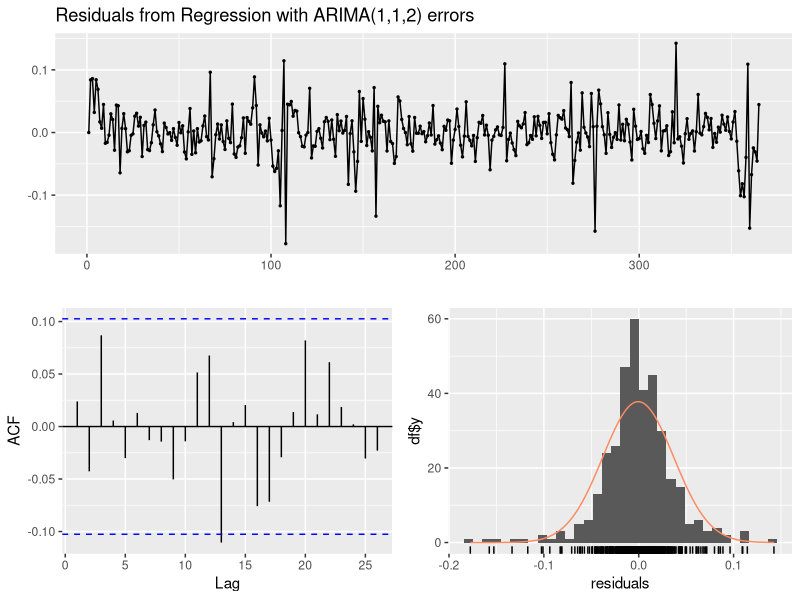

Write the R code that produced this figure. (Note: this script raises an error after producing the figure.)
library(tidyverse)
library(ggplot2)
library(forecast)

# For the holidays
holidays <- read.csv("./data/holidays_DE_15-24.csv") |>
    mutate_at("Date", as.Date)

# --- Load the energy data ----
energy_load <- read.csv("./data/load_15-24.csv") |>
    mutate_at(c("hour_int", "weekday_int", "month_int"), as.factor) |>
    mutate(is_holiday = if_else(as.Date(date) %in% holidays$Date, 1, 0))

energy_load$date <- as.POSIXct(energy_load$date, tz = "UTC")

# Train/Test Split
# Taking the years 2022 for training
data <- energy_load |>
    filter(year(date) >= 2022)

# Create weekday dummy variables
weekday_dummies <- model.matrix(~ factor(weekday_int) - 1, data = data)

for (i in 1:7) {
    data[[paste0("DoW_", i)]] <- weekday_dummies[, i]
}
# Log Transformation
# data <- data |>
#    group_by(hour_int) |>
#    mutate(
#        load_origin = load,
#        log_load = log(load),
#        mean_log_load = mean(log(load)),
#        load = log_load - mean_log_load
#    ) |>
#    ungroup()


# Fit the regression model
# Use One year for training
length_testing <- 365
train <- data[1:(length_testing * 24), ]

x_train <- c("is_holiday", "DoW_2", "DoW_3", "DoW_4", "DoW_5", "DoW_6", "DoW_7")

mean_h_log <- numeric(24)
# For every hour, one model
for (i in seq(0, 23)) {
    print(i)
    train_h <- train |>
        filter(hour(date) == i)
    mean_h_log[i + 1] <- mean(log(train_h$load))

    train_h$load <- log(train_h$load) - mean_h_log[i + 1]
    x_reg <- train_h |>
        select(all_of(x_train)) |>
        as.matrix()

    model <- auto.arima(train_h$load, xreg = x_reg, allowdrift = FALSE)
    assign(paste0("model_", i), model)
}

# Print the summary of the model
summary(model_1)

checkresiduals(model_10)
# If you want to use robust standard errors
coeftest(model, vcov = vcovHC(model, type = "HC1"))


# ------ TESTING ------
test <- data[((length_testing * 24) + 1):((length_testing * 24) + 24), ]
x_reg_new <- test |>
    select(all_of(x_train)) |>
    as.matrix()


predictions <- numeric(24)
for (i in 1:24) {
    print(i)
    model <- get(paste0("model_", (i - 1)))
    predictions[i] <- exp(as.numeric(predict(model, newxreg = t(x_reg_new[i, ]))$pred) + mean_h_log[i])
}
# Assuming 'date' is the vector of dates corresponding to your test data
# Create a new data frame for plotting
plot_data <- data.frame(date = test$date, Actual = test$load, Predicted = predictions)

# Melt the data frame for easier plotting with ggplot
plot_data_long <- reshape2::melt(plot_data, id.vars = "date")

# Plot
ggplot(plot_data_long, aes(x = date, y = value, color = variable)) +
    geom_line() +
    labs(title = "Actual vs Predicted Load", y = "Load", x = "Date") +
    theme_minimal() +
    scale_color_manual(values = c("Actual" = "red", "Predicted" = "blue"))


# -------- TRAIN/TEST/PREDICT -------
# "ds","y","yhat","residuals" are the columns for the final csv

predict_arima <- function(data, d) {
    # INPUT:
    # data
    # d ...  day

    # ------- TRAINING ----------

    # Fit the regression model
    # Use One year for training
    train <- data[(24 * d - 23):(((364 + d) * 24)), ]

    x_train <- c("is_holiday", "DoW_2", "DoW_3", "DoW_4", "DoW_5", "DoW_6", "DoW_7")

    mean_h_log <- numeric(24)
    # For every hour, one model
    for (i in seq(0, 23)) {
        print(i)
        train_h <- train |>
            filter(hour(date) == i)

        mean_h_log[i + 1] <- mean(log(train_h$load))

        train_h$load <- log(train_h$load) - mean_h_log[i + 1]
        x_reg <- train_h |>
            select(all_of(x_train)) |>
            as.matrix()

        model <- auto.arima(train_h$load, xreg = x_reg, allowdrift = FALSE)
        assign(paste0("model_", i), model)
    }

    # --------- TESTING ------------
    # getting the next hour of data
    test <- data[(24 * d + 365 * 24 - 23):(24 * d + 365 * 24), ]

    x_reg_new <- test |>
        select(all_of(x_train)) |>
        as.matrix()

    predictions <- numeric(24)
    for (i in 1:24) {
        model <- get(paste0("model_", (i - 1)))
        predictions[i] <- exp(as.numeric(predict(model, newxreg = t(x_reg_new[i, ]))$pred) + mean_h_log[i])
    }

    data_test <- data[(24 * d + 365 * 24 - 23):(24 * d + 365 * 24), ]
    data_test$y_hat <- predictions
    return(data_test)
}

# Run the predictons for some days
predictions <- data.frame(matrix(ncol = 15, nrow = 0))
pred_length <- 7 # in days
for (i in 2:pred_length) {
    print(i)
    value <- predict_arima(data, i)
    predictions <- rbind(predictions, value)
}


# -------- Plotting --------
# Assuming 'date' is the vector of dates corresponding to your test data
# Create a new data frame for plotting
plot_data <- data.frame(date = predictions$date, Actual = predictions$load, Predicted = predictions$y_hat)

# Melt the data frame for easier plotting with ggplot
plot_data_long <- reshape2::melt(plot_data, id.vars = "date")

# Plot
ggplot(plot_data_long, aes(x = date, y = value, color = variable)) +
    geom_line() +
    labs(title = "Actual vs Predicted Load", y = "Load", x = "Date") +
    theme_minimal() +
    scale_color_manual(values = c("Actual" = "red", "Predicted" = "blue"))



# ---------- Storing the data ------------
store <- data.frame(matrix(ncol = 0, nrow = (pred_length * 24)))

# Adjusting the 'data' dataframe
store$ds <- predictions$date # Ensuring 'ds' is the first column

# Actual values 'y'
store$y <- predictions$load

# Predicted values 'yhat'
store$yhat <- predictions$y_hat

# Calculating residuals for the training part
store$residuals <- store$y - store$yhat

write.csv(store, file = "./data/forecasts/loads_22-24_model-arima-24.csv", row.names = FALSE)
